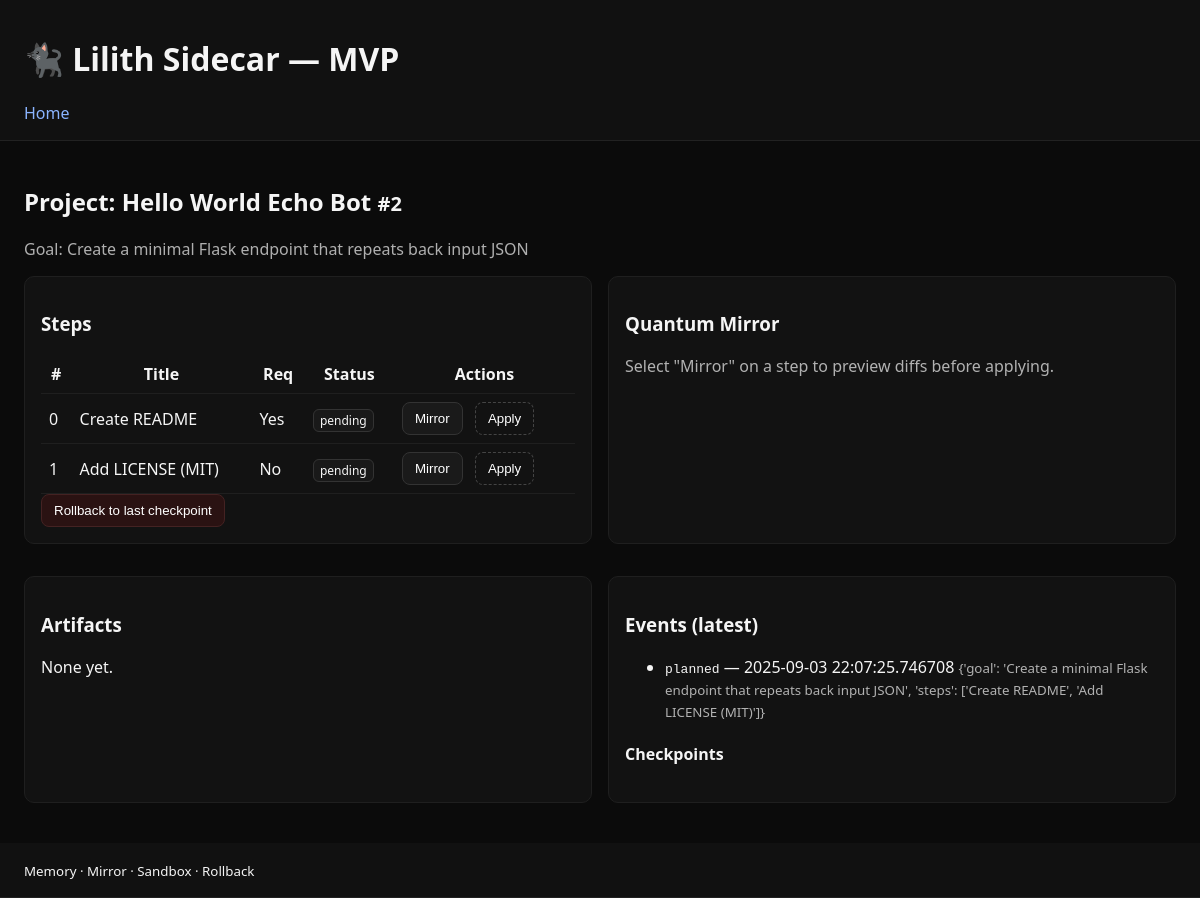
Screenshot of /project/2 with the database file from the repository.
### lilith/db.py (models this page shows)
class Project(Base):
    __tablename__ = "projects"
    id = Column(Integer, primary_key=True)
    title = Column(String(200))
    goal = Column(Text)
    status = Column(String(32), default="new")
    created_at = Column(DateTime, default=datetime.utcnow)
    steps = relationship("Step", back_populates="project")

class Step(Base):
    __tablename__ = "steps"
    id = Column(Integer, primary_key=True)
    project_id = Column(Integer, ForeignKey("projects.id"))
    title = Column(String(200))
    desc = Column(Text, default="")
    required = Column(Boolean, default=True)
    status = Column(String(32), default="pending")  # pending | done | skipped | error
    order_idx = Column(Integer, default=0)
    tool = Column(String(64))
    args_json = Column(JSON, default={})
    depends_on = Column(JSON, default=[])
    project = relationship("Project", back_populates="steps")

class Event(Base):
    __tablename__ = "events"
    id = Column(Integer, primary_key=True)
    project_id = Column(Integer, ForeignKey("projects.id"))
    step_id = Column(Integer, ForeignKey("steps.id"), nullable=True)
    kind = Column(String(64))
    payload_json = Column(JSON, default={})
    ts = Column(DateTime, default=datetime.utcnow)

### app.py (the view)
@app.get("/project/<int:project_id>")
def project_view(project_id):
    with session_scope() as s:
        p = s.query(Project).get(project_id)
        steps = s.query(Step).filter(Step.project_id==project_id).order_by(Step.order_idx.asc()).all()
        artifacts = s.query(Artifact).filter(Artifact.project_id==project_id).order_by(Artifact.created_at.desc()).all()
        events = s.query(Event).filter(Event.project_id==project_id).order_by(Event.ts.desc()).limit(50).all()
        cps = s.query(Checkpoint).filter(Checkpoint.project_id==project_id).order_by(Checkpoint.ts.desc()).all()
    return render_template("project.html", p=p, steps=steps, artifacts=artifacts, events=events, checkpoints=cps)

### lilith/db.py (called while the page is built)
@contextmanager
def session_scope():
    s = SessionLocal()
    try:
        yield s
        s.commit()
    except Exception:
        s.rollback()
        raise
    finally:
        s.close()

### lilith/templates/project.html (shortened to what this page needs)
{% extends 'base.html' %}
{% block content %}
<h2>Project: {{p.title}} <small>#{{p.id}}</small></h2>
<p class="muted">Goal: {{p.goal}}</p>
<div class="grid">
  <section class="card">
    <h3>Steps</h3>
    <table class="steps">
      <tr><th>#</th><th>Title</th><th>Req</th><th>Status</th><th>Actions</th></tr>
      {% for s in steps %}
      <tr id="step-row-{{s.id}}">
        <td>{{s.order_idx}}</td>
        <td>{{s.title}}</td>
        <td>{{'Yes' if s.required else 'No'}}</td>
        <td><span class="badge {{s.status}}">{{s.status}}</span></td>
        <td>
          <button hx-post="{{ url_for('step_mirror', step_id=s.id) }}" hx-target="#mirror" hx-swap="innerHTML">Mirror</button>
          {% if s.status != 'done' %}
          <button class="ghost" hx-post="{{ url_for('step_apply', step_id=s.id) }}" hx-trigger="click" hx-on::after-request="if(event.detail.success) { location.reload(); }">Apply</button>
          {% endif %}
        </td>
      </tr>
      {% endfor %}
    </table>
    <form method="post" action="{{ url_for('project_rollback', project_id=p.id) }}">
      <button class="danger">Rollback to last checkpoint</button>
    </form>
  </section>
  <section class="card" id="mirror">
    <h3>Quantum Mirror</h3>
    <p class="muted">Select "Mirror" on a step to preview diffs before applying.</p>
  </section>
  <section class="card">
    <h3>Artifacts</h3>
    {% if artifacts %}
      <ul>
        {% for a in artifacts %}
          <li>[{{a.type}}] <a href="{{ url_for('artifact_download', artifact_id=a.id) }}">{{a.uri}}</a> <small>{{a.hash[:8]}}</small></li>
        {% endfor %}
      </ul>
    {% else %}
      <p>None yet.</p>
    {% endif %}
  </section>
  <section class="card">
    <h3>Events (latest)</h3>
    <ul class="events">
      {% for e in events %}
        <li><code>{{e.kind}}</code> — {{e.ts}} <small class="muted">{{e.payload_json}}</small></li>
      {% endfor %}
    </ul>
    <h4>Checkpoints</h4>
  </section>
</div>
{% endblock %}

### lilith/static/styles.css (style rules this page uses)
* { box-sizing: border-box; }
body { margin: 0; font-family: ui-sans-serif, system-ui, -apple-system; background: #0b0b0b; color: #f5f5f5; }
.card { background: #121212; border: 1px solid #1f1f1f; padding: 16px; border-radius: 10px; margin-bottom: 16px; }
.grid { display: grid; grid-template-columns: 1fr; gap: 16px; }
@media (min-width: 900px) { .grid { grid-template-columns: 1fr 1fr; } }
button { margin-right: 8px; padding: 8px 12px; border-radius: 8px; border: 1px solid #333; background: #1a1a1a; color: #fff; cursor: pointer; }
button.ghost { background: transparent; border: 1px dashed #444; }
button.danger { background: #2a1212; border-color: #442222; }
.muted { opacity: .7; }
table.steps { width: 100%; border-collapse: collapse; }
table.steps th, table.steps td { border-bottom: 1px solid #1f1f1f; padding: 8px; }
.badge { padding: 2px 6px; border-radius: 6px; border: 1px solid #333; font-size: 12px; }
.badge.pending { background: #191919; }

### rows the page displays
Project: title "Hello World Echo Bot", id "2", goal "Create a minimal Flask endpoint that repeats back input JSON"
Step: order_idx "0", title "Create README", required "Yes", status "pending"
Step: order_idx "1", title "Add LICENSE (MIT)", required "No", status "pending"
Event: kind "planned", ts "2025-09-03 22:07:25.746708", payload_json "{'goal': 'Create a minimal Flask endpoint that repeats back input JSON', 'steps': ['Create README', 'Add LICENSE (MIT)']}"
